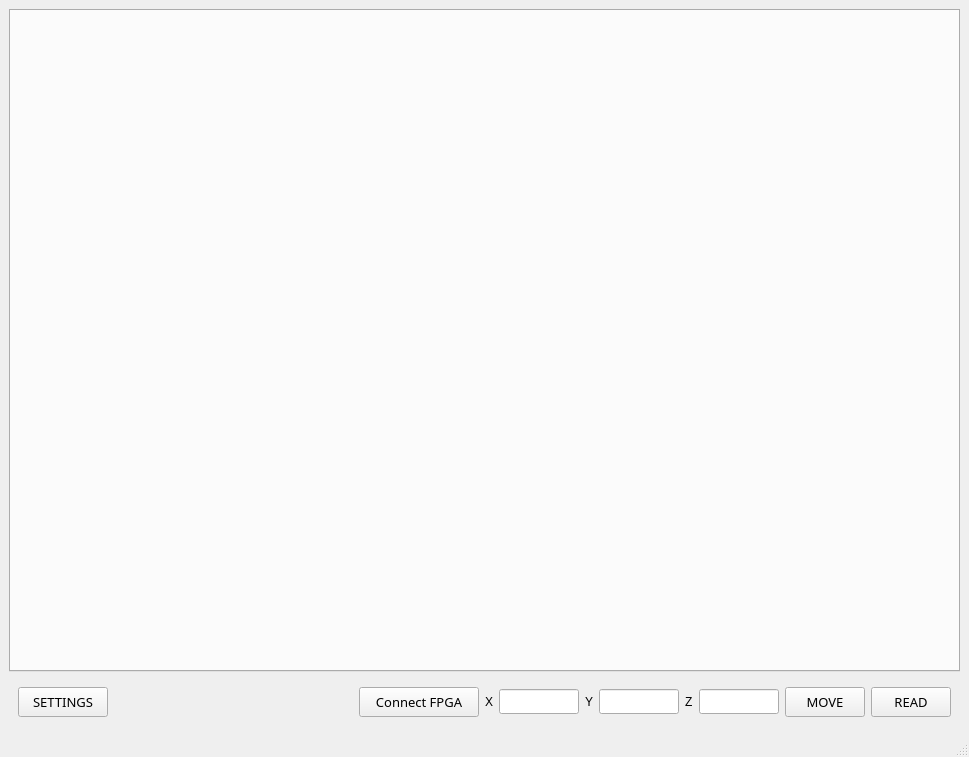
<?xml version="1.0" encoding="UTF-8"?>
<ui version="4.0">
 <class>MainWindow</class>
 <widget class="QMainWindow" name="MainWindow">
  <property name="geometry">
   <rect>
    <x>0</x>
    <y>0</y>
    <width>969</width>
    <height>757</height>
   </rect>
  </property>
  <property name="minimumSize">
   <size>
    <width>891</width>
    <height>670</height>
   </size>
  </property>
  <property name="maximumSize">
   <size>
    <width>5000000</width>
    <height>5000000</height>
   </size>
  </property>
  <property name="windowTitle">
   <string>MainWindow</string>
  </property>
  <widget class="QWidget" name="centralwidget">
   <layout class="QVBoxLayout" name="verticalLayout_4">
    <item>
     <widget class="QTabWidget" name="TabWidgetMain">
      <property name="minimumSize">
       <size>
        <width>870</width>
        <height>410</height>
       </size>
      </property>
      <property name="maximumSize">
       <size>
        <width>16777215</width>
        <height>16777215</height>
       </size>
      </property>
      <property name="tabShape">
       <enum>QTabWidget::Rounded</enum>
      </property>
      <property name="currentIndex">
       <number>-1</number>
      </property>
     </widget>
    </item>
    <item>
     <widget class="QFrame" name="GBOX_bottom">
      <property name="styleSheet">
       <string notr="true"/>
      </property>
      <layout class="QHBoxLayout" name="horizontalLayout_3">
       <item>
        <widget class="QPushButton" name="BTN_Settings">
         <property name="sizePolicy">
          <sizepolicy hsizetype="Minimum" vsizetype="Preferred">
           <horstretch>0</horstretch>
           <verstretch>0</verstretch>
          </sizepolicy>
         </property>
         <property name="minimumSize">
          <size>
           <width>90</width>
           <height>30</height>
          </size>
         </property>
         <property name="maximumSize">
          <size>
           <width>16777215</width>
           <height>30</height>
          </size>
         </property>
         <property name="font">
          <font>
           <family>Arial Black</family>
           <pointsize>10</pointsize>
          </font>
         </property>
         <property name="text">
          <string>SETTINGS</string>
         </property>
        </widget>
       </item>
       <item>
        <spacer name="horizontalSpacer">
         <property name="orientation">
          <enum>Qt::Horizontal</enum>
         </property>
         <property name="sizeHint" stdset="0">
          <size>
           <width>40</width>
           <height>20</height>
          </size>
         </property>
        </spacer>
       </item>
       <item>
        <widget class="QPushButton" name="BTN_connect_sequencer">
         <property name="sizePolicy">
          <sizepolicy hsizetype="Minimum" vsizetype="Preferred">
           <horstretch>0</horstretch>
           <verstretch>0</verstretch>
          </sizepolicy>
         </property>
         <property name="minimumSize">
          <size>
           <width>120</width>
           <height>30</height>
          </size>
         </property>
         <property name="maximumSize">
          <size>
           <width>16777215</width>
           <height>30</height>
          </size>
         </property>
         <property name="font">
          <font>
           <family>Arial Black</family>
           <pointsize>10</pointsize>
          </font>
         </property>
         <property name="text">
          <string>Connect FPGA</string>
         </property>
         <property name="checkable">
          <bool>true</bool>
         </property>
        </widget>
       </item>
       <item>
        <widget class="QLabel" name="NON_X_pos">
         <property name="text">
          <string>X</string>
         </property>
        </widget>
       </item>
       <item>
        <widget class="QLineEdit" name="LBL_X_pos">
         <property name="enabled">
          <bool>true</bool>
         </property>
         <property name="minimumSize">
          <size>
           <width>0</width>
           <height>25</height>
          </size>
         </property>
         <property name="maximumSize">
          <size>
           <width>80</width>
           <height>16777215</height>
          </size>
         </property>
        </widget>
       </item>
       <item>
        <widget class="QLabel" name="NON_Y_pos">
         <property name="text">
          <string>Y</string>
         </property>
        </widget>
       </item>
       <item>
        <widget class="QLineEdit" name="LBL_Y_pos">
         <property name="enabled">
          <bool>true</bool>
         </property>
         <property name="minimumSize">
          <size>
           <width>0</width>
           <height>25</height>
          </size>
         </property>
         <property name="maximumSize">
          <size>
           <width>80</width>
           <height>16777215</height>
          </size>
         </property>
        </widget>
       </item>
       <item>
        <widget class="QLabel" name="NON_Z_pos">
         <property name="text">
          <string>Z</string>
         </property>
        </widget>
       </item>
       <item>
        <widget class="QLineEdit" name="LBL_Z_pos">
         <property name="enabled">
          <bool>true</bool>
         </property>
         <property name="minimumSize">
          <size>
           <width>0</width>
           <height>25</height>
          </size>
         </property>
         <property name="maximumSize">
          <size>
           <width>80</width>
           <height>16777215</height>
          </size>
         </property>
        </widget>
       </item>
       <item>
        <widget class="QPushButton" name="BTN_MOVE_pos">
         <property name="sizePolicy">
          <sizepolicy hsizetype="Minimum" vsizetype="Preferred">
           <horstretch>0</horstretch>
           <verstretch>0</verstretch>
          </sizepolicy>
         </property>
         <property name="minimumSize">
          <size>
           <width>80</width>
           <height>0</height>
          </size>
         </property>
         <property name="maximumSize">
          <size>
           <width>16777215</width>
           <height>30</height>
          </size>
         </property>
         <property name="font">
          <font>
           <family>Arial Black</family>
           <pointsize>10</pointsize>
          </font>
         </property>
         <property name="text">
          <string>MOVE</string>
         </property>
        </widget>
       </item>
       <item>
        <widget class="QPushButton" name="BTN_READ_pos">
         <property name="sizePolicy">
          <sizepolicy hsizetype="Minimum" vsizetype="Preferred">
           <horstretch>0</horstretch>
           <verstretch>0</verstretch>
          </sizepolicy>
         </property>
         <property name="minimumSize">
          <size>
           <width>80</width>
           <height>30</height>
          </size>
         </property>
         <property name="maximumSize">
          <size>
           <width>16777215</width>
           <height>30</height>
          </size>
         </property>
         <property name="font">
          <font>
           <family>Arial Black</family>
           <pointsize>10</pointsize>
          </font>
         </property>
         <property name="text">
          <string>READ</string>
         </property>
        </widget>
       </item>
      </layout>
     </widget>
    </item>
   </layout>
  </widget>
  <widget class="QStatusBar" name="statusbar"/>
 </widget>
 <resources/>
 <connections>
  <connection>
   <sender>BTN_MOVE_pos</sender>
   <signal>clicked()</signal>
   <receiver>MainWindow</receiver>
   <slot>pressedMovePosition()</slot>
   <hints>
    <hint type="sourcelabel">
     <x>801</x>
     <y>655</y>
    </hint>
    <hint type="destinationlabel">
     <x>837</x>
     <y>895</y>
    </hint>
   </hints>
  </connection>
  <connection>
   <sender>BTN_READ_pos</sender>
   <signal>clicked()</signal>
   <receiver>MainWindow</receiver>
   <slot>pressedReadPosition()</slot>
   <hints>
    <hint type="sourcelabel">
     <x>887</x>
     <y>655</y>
    </hint>
    <hint type="destinationlabel">
     <x>1072</x>
     <y>895</y>
    </hint>
   </hints>
  </connection>
  <connection>
   <sender>BTN_connect_sequencer</sender>
   <signal>clicked(bool)</signal>
   <receiver>MainWindow</receiver>
   <slot>pressedConnectSequencer()</slot>
   <hints>
    <hint type="sourcelabel">
     <x>415</x>
     <y>655</y>
    </hint>
    <hint type="destinationlabel">
     <x>591</x>
     <y>860</y>
    </hint>
   </hints>
  </connection>
  <connection>
   <sender>BTN_Settings</sender>
   <signal>clicked()</signal>
   <receiver>MainWindow</receiver>
   <slot>pressedMotorSettings()</slot>
   <hints>
    <hint type="sourcelabel">
     <x>71</x>
     <y>646</y>
    </hint>
    <hint type="destinationlabel">
     <x>-81</x>
     <y>637</y>
    </hint>
   </hints>
  </connection>
 </connections>
 <slots>
  <slot>pressedConnectSequencer()</slot>
  <slot>pressedMovePosition()</slot>
  <slot>pressedReadPosition()</slot>
  <slot>pressedMotorSettings()</slot>
 </slots>
</ui>
